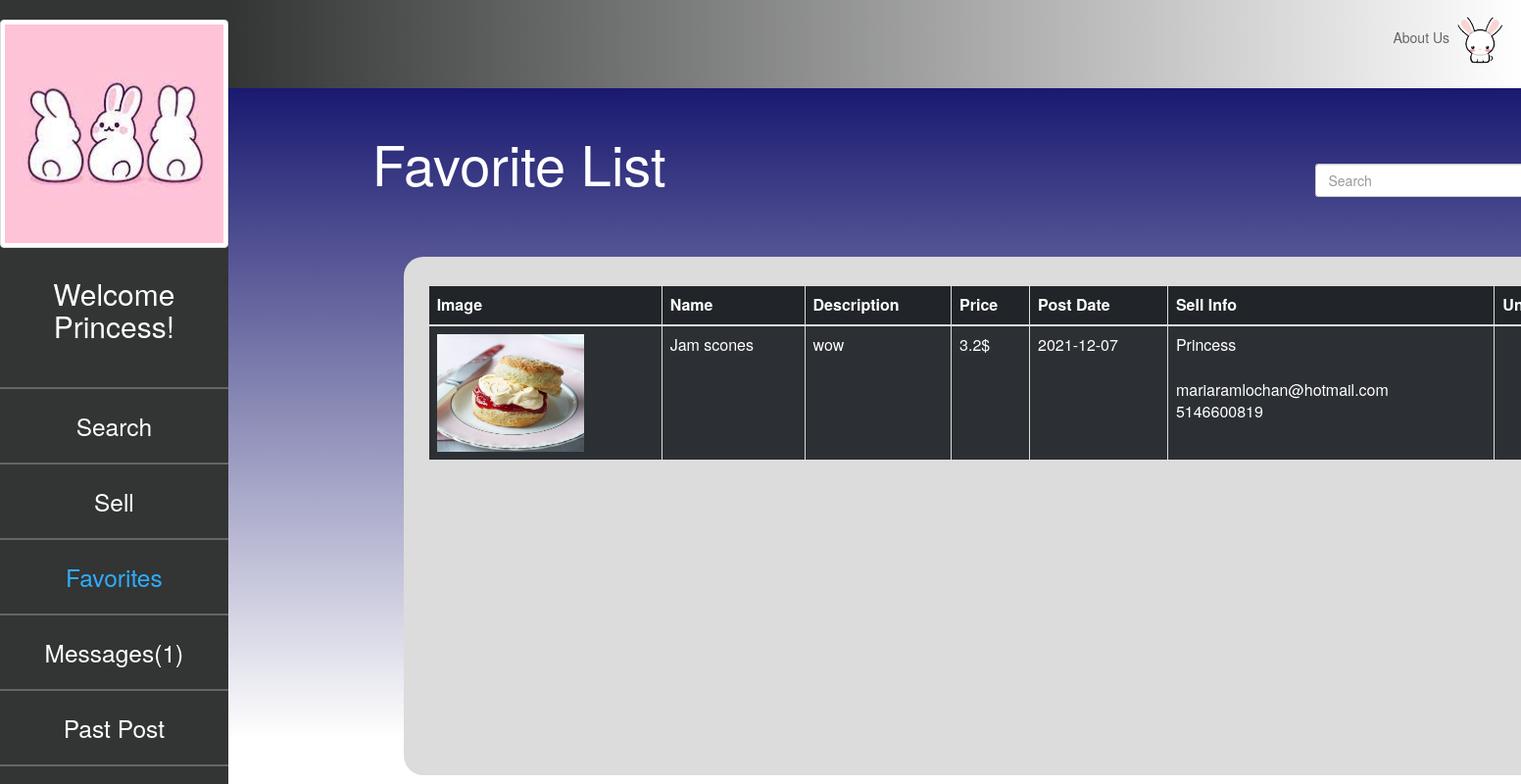
Page /Favorite/index (signed in) on the earlier database version.
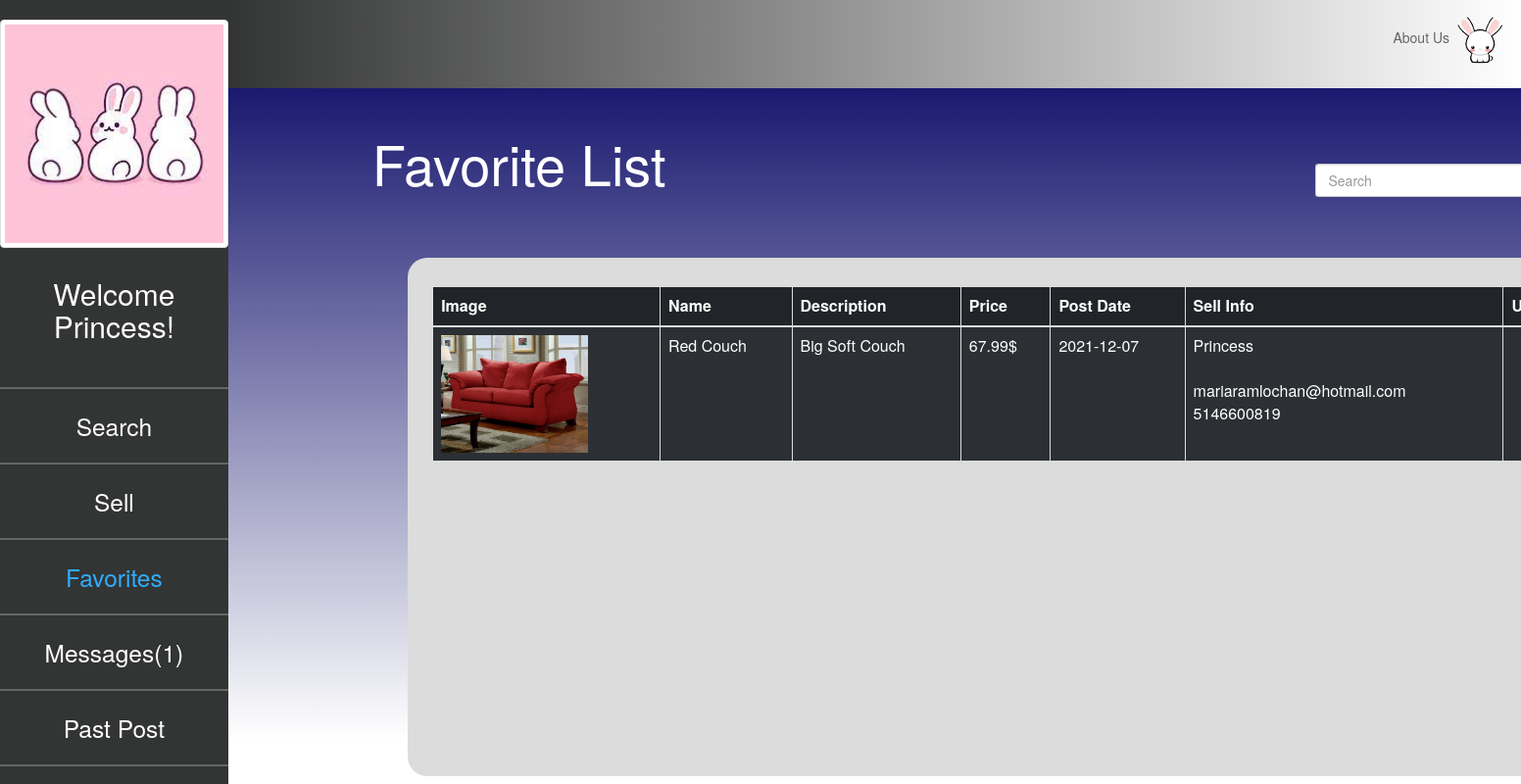
Same page on the later database version.
### tables this page shows
CREATE TABLE `favorite` (
  `favorite_id` int(11) NOT NULL,
  `item_id` int(11) NOT NULL,
  `profile_id` int(11) NOT NULL
);

CREATE TABLE `item` (
  `item_id` int(11) NOT NULL,
  `profile_id` int(11) NOT NULL,
  `item_name` varchar(50) NOT NULL,
  `item_pic` varchar(50) NOT NULL,
  `item_desc` text NOT NULL,
  `item_price` double NOT NULL,
  `posted_date` date NOT NULL DEFAULT current_timestamp(),
  `visits` int(11) NOT NULL,
  `status` enum('available','unavailable') NOT NULL DEFAULT 'available'
);

CREATE TABLE `profile` (
  `profile_id` int(11) NOT NULL,
  `user_id` int(11) NOT NULL,
  `profile_name` varchar(50) NOT NULL,
  `email` varchar(100) NOT NULL,
  `phone_num` varchar(10) NOT NULL,
  `profile_pic` varchar(50) NOT NULL
);

### app/core/Controller.php (called while the page is built, shortened)
<?php
class Controller{
	public function view($name,$data=null){
		include 'app/views/' . $name . '.php';
	}
}

### app/controllers/Favorite.php (called while the page is built, shortened)
<?php
class Favorite extends \app\core\Controller{
	public function index(){
		$favorite = new \app\models\Favorite();
		$favorite = $favorite->getAll($_SESSION['profile_id']);
		$this->view('Favorite/index', $favorite);
	}
}

### app/core/App.php (called while the page is built, shortened)
<?php
class App{
	private $method = 'index';
	public function __construct(){
		$url = $this->parseURL();
		if(isset($url[0])){
			unset($url[0]);
		}
		$this->controller = new $this->controller;
		if(isset($url[1])){
			if(method_exists($this->controller, $url[1])){
				$this->method = $url[1];
			}
			unset($url[1]);
		}
		$this->params = $url ? array_values($url) : [];
		call_user_func_array(array($this->controller, $this->method), $this->params);
	}
	public function parseURL(){
		if(isset($_GET['url'])){
			return explode('/', filter_var(rtrim($_GET['url'], '/'),FILTER_SANITIZE_URL));
		}
	}
}

### index.php (called while the page is built, shortened)
<?php
new \app\core\App();

### app/models/Favorite.php (called while the page is built, shortened)
<?php
class Favorite extends \app\core\Model{
	public function getAll($profile_id){
        $SQL = 'SELECT * FROM favorite WHERE profile_id = :profile_id';
        $STMT = self::$_connection->prepare($SQL);
        $STMT->execute(['profile_id'=>$profile_id]);
        $STMT->setFetchMode(\PDO::FETCH_CLASS,'app\\models\\Favorite');
        return $STMT->fetchAll();
    }
}

### app/core/Model.php (called while the page is built, shortened)
<?php
class Model{
	public function __construct(){
		$username = 'root';
		$password = '';
		$host = 'localhost';
		$DBname = 'teamproject';
	}
}

### app/models/Item.php (called while the page is built, shortened)
<?php
class Item extends \app\core\Model{
    public function getSpecificItem($item_id){
        $SQL = "SELECT * FROM item WHERE item_id = :item_id AND `status` = 'available'";
        $STMT = self::$_connection->prepare($SQL);
        $STMT->execute(['item_id'=>$item_id]);
        $STMT->setFetchMode(\PDO::FETCH_CLASS,'app\\models\\Item');
        return $STMT->fetch();
    }
}

### app/models/Profile.php (called while the page is built, shortened)
<?php
class Profile extends \app\core\Model{
    public function getSpecificUser($profile_id){
        $SQL = 'SELECT * FROM profile WHERE profile_id = :profile_id';
        $STMT = self::$_connection->prepare($SQL);
        $STMT->execute(['profile_id'=>$profile_id]);
        $STMT->setFetchMode(\PDO::FETCH_CLASS,'app\\models\\Profile');
        return $STMT->fetch();
    }
}

### app/views/Favorite/index.php (the view, shortened to what this page needs)
<html>
<head>
    <link href="https://cdn.jsdelivr.net/npm/bootstrap@5.1.3/dist/css/bootstrap.min.css" rel="stylesheet"
>
    <link rel="stylesheet" href="/app/css/design.css">
    <link rel="stylesheet" href="https://maxcdn.bootstrapcdn.com/bootstrap/3.4.1/css/bootstrap.min.css">
</head>
<body id='container'>
<div class="sidenav">
    <center>
    <img src="<?=$_SESSION['profile_pic'] ?>" class='img-thumbnail img-fluid' alt="Responsive image" id='logo' alt="">
    <center>
    <h2 class="nav-title" style="color:white; margin-top: 30px">
        Welcome <?=$_SESSION['profile_name'] ?>!
    </h2>
    <div class="admin-navbar-items">
        <hr class="admin-hr">
        <a href="/Profile/index">Search</a>
        <hr class="admin-hr">
        <a href="/Item/add">Sell</a>
        <hr class="admin-hr">
        <a style="color: #2fadfc;" href="/Favorite/index">Favorites</a>
        <hr class="admin-hr">
        <a href="/Message/index">Messages(<?php echo $_SESSION['messages_count'] ?>)</a>
        <hr class="admin-hr">
        <a href="/Item/past">Past Post</a>
        <hr class="admin-hr">
    </div>
    </center>
</div>
    <div class="p-4 topBar">
        <ul id="right-side">
            <a href="">About Us
                <img src="/images/bunny.gif" id="profilepic">
            </a>
        </ul>
    </div>
    <div class="blue-box">
        <div class="container" style="margin-left: 10%">
            <form action="/Item/search" method="POST">
                    <div style='display:inline-block; margin-top: 4%'><h1 style="display:inline;color:white; width: 50%; font-size: 400%">Favorite List</h1></div>
                    <div style='display:inline-block; margin-left: 33%'><input type="search" class="form-control rounded" placeholder="Search" style="width: 150%; margin-left: 145%" />
                    </div>
            </form>
        </div>
    <div style='display:inline-block; height: 55%'>
        <div class="container insideColor" style="margin-left: 19%;
                margin-top: 5%; width: 400%; height: 145%">
            <section class="p-3" style="width: 100%;margin-top: 1.5%">
                <div class="table-wrapper-scroll-y my-custom-scrollbarSell">
                    <table class="table table-bordered table-striped table-dark">
                        <thead>
                            <tr>
                              <th scope="col">Image</th>
                              <th scope="col">Name</th>
                              <th scope="col">Description</th>
                              <th scope="col">Price</th>
                              <th scope="col">Post Date</th>
                              <th scope="col">Sell Info</th>
                              <th scope="col">Unfavorite</th>
                            </tr>
                        </thead>
                        <tbody>
                            <?php
                            foreach($data as $favorite) {
                            $item = new \app\models\Item();
                            $item = $item->getSpecificItem($favorite->item_id);
                            $profile = new \app\models\Profile();
                            $profile = $profile->getSpecificUser($item->profile_id);
                            echo " <tr>
                                        <td >
                                            <img src='$item->item_pic' style='width:150px; height: 120px;'>
                                        </td>
                                        <td >$item->item_name</td>
                                        <td style='word-wrap:break-word'>$item->item_desc</td>
                                        <td >$item->item_price$</td>
                                        <td >$item->posted_date</td>
                                        <td >
                                            $profile->profile_name<br><br>
                                            $profile->email<br>
                                            $profile->phone_num
                                        </td>
                                        <td>
                                            <center>
                                                <a href='/Favorite/delete/$favorite->favorite_id' class='btn btn-danger' style='width:70%;''>Unfavorite 💔</a>
                                            </center>
                                        </td>
                                    </tr>";
                                }
                            ?>
                        </tbody>
                    </table>
                 </div>
            </section>
        </div>
    </div>
</div>
</body>
</html>

### app/css/design.css (style rules this page uses)
#container { width: 100%; height: 83%; }
.sidenav { height: 100%; width: 15%; position: fixed; z-index: 1; top: 0; left: 0; background-color: #333434; overflow-x: hidden; padding-top: 20px; }
.sidenav a { text-decoration: none; font-size: 175%; color: white; display: block; }
.admin-navbar-items { margin-top: 20%; }
.admin-hr { color: white; width: 340px; }
.blue-box { margin-left: 15%; width: 85%; height: 100%; background-image: linear-gradient(to top, rgba(25,25,112,0), rgba(25,25,112,1)); }
.container { position: center; border-radius: 20px; }
.topBar { background-image: linear-gradient(to left, rgba(51, 52, 52,0), rgba(51, 52, 52,1)); color: #666666; margin-left: 15%; width: 85%; display: inline-block; }
.topBar a { color: #666666; vertical-align: middle; }
#right-side { display: inline; float: right; text-align: right; }
#right-side a { vertical-align: middle; }
#profilepic { height:50px; width: auto; border-radius:50px; }
.insideColor { background-color: #DCDCDC; }
.my-custom-scrollbarSell { position: relative; height: 91%; overflow: auto; }
.table-wrapper-scroll-y { display: block; }

Differences in the rows shown:
changed through a linked row, favorite "Princess": item.item_pic: a different picture; item.item_name "Jam scones" → "Red Couch"; item.item_desc "wow" → "Big Soft Couch"; item.item_price "3.2" → "67.99"
